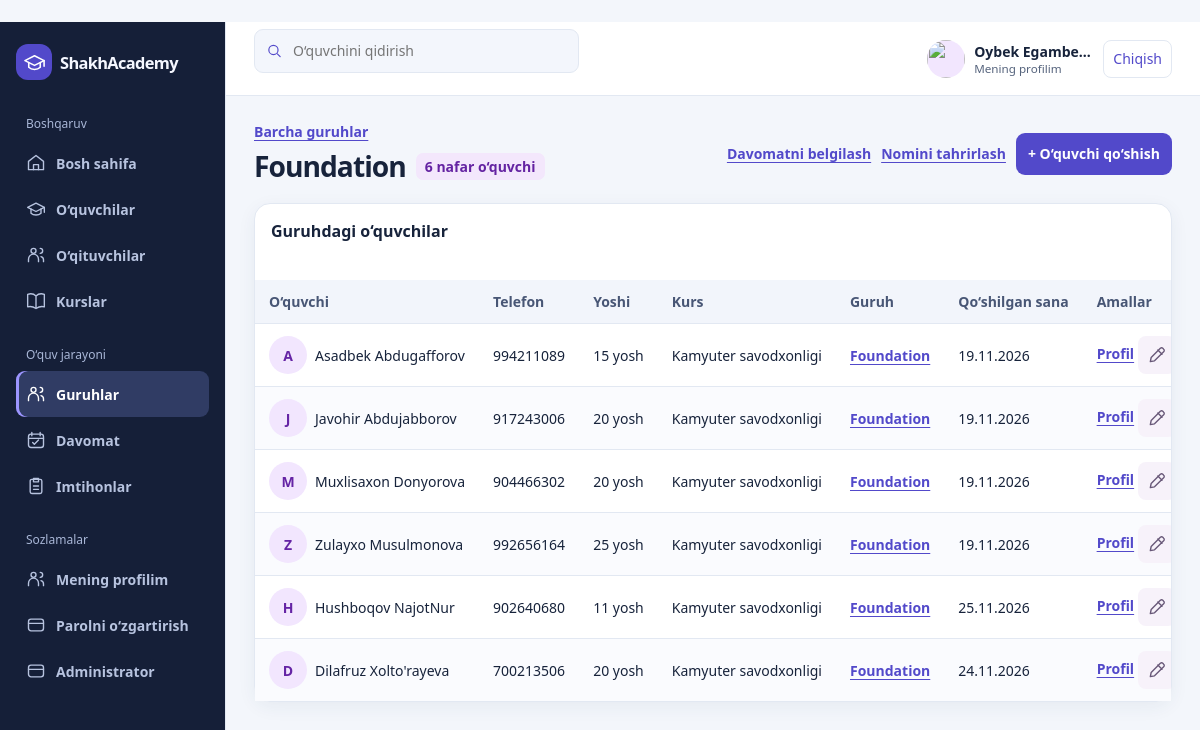
The page /groups/4/ (signed in) on the database its author committed.
### cards/models.py (models this page shows, shortened)
class StudentGroup(models.Model):
    name = models.CharField('Guruh nomi', max_length=100, unique=True)
    class Meta:
        ordering = ('name',)

class Student(models.Model):
    name = models.CharField(max_length=100)
    surname = models.CharField(max_length=100)
    phone = models.CharField(max_length=30)
    age = models.IntegerField()
    course = models.ForeignKey(
        Course,
        on_delete=models.SET_NULL,
        null=True,
        blank=True,
        related_name='students',
    )
    created_at = models.DateTimeField(auto_now_add=True)
    group = models.ForeignKey(
        StudentGroup, on_delete=models.PROTECT, null=True, blank=True,
        related_name='students',
    )
    def __str__(self):
        return f'{self.name} {self.surname}'

class Course(models.Model):
    title = models.CharField(max_length=150)
    description = models.TextField()
    price = models.IntegerField()
    duration = models.CharField(max_length=100)
    def __str__(self):
        return self.title

### cards/views.py (the view)
# urls.py: path('groups/<int:group_id>/', views.group_detail, name='group_detail'),
@login_required
def group_detail(request, group_id):
    group = get_object_or_404(StudentGroup, pk=group_id)
    students = group.students.select_related('course', 'group').order_by('surname', 'name', 'pk')
    return render(request, 'group_detail.html', {'group': group, 'students': students})

### templates/group_detail.html (shortened to what this page needs)
﻿{% extends "base.html" %}
{% block content %}
<div class="page-head">
  <div>
    <a class="panel-link" href="{% url 'group_list' %}">Barcha guruhlar</a>
    <div class="group-card-title group-heading"><h1>{{ group.name }}</h1><span class="badge group-count">{{ students|length }} nafar o‘quvchi</span></div>
  </div>
  <div class="group-actions">
    <a class="panel-link" href="{% url 'attendance' %}?group={{ group.pk }}">Davomatni belgilash</a>
    {% if perms.cards.change_studentgroup %}<a class="panel-link" href="{% url 'group_edit' group.pk %}">Nomini tahrirlash</a>{% endif %}
    {% if perms.cards.add_student %}<a class="button" href="{% url 'group_student_add' group.pk %}">+ O‘quvchi qo‘shish</a>{% endif %}
  </div>
</div>
<section class="panel">
  <div class="panel-head"><h2>Guruhdagi o‘quvchilar</h2></div>
  {% include "student_table.html" %}
</section>
{% endblock %}

### templates/base.html (shortened to what this page needs)
{% load static %}
<!doctype html>
<html lang="uz">
<head>
  <link rel="stylesheet" href="{% static 'cards/crm.css' %}">
</head>
<body>
<div class="shell">
  <aside class="sidebar" id="navigation" tabindex="0" aria-label="Yon menyu">
    <a class="brand" href="{% url 'dashboard' %}"><span class="brand-mark"><svg><use href="#school"/></svg></span> Shakh<span>Academy</span></a>
    <nav aria-label="Asosiy menyu">
      <p class="nav-label">Boshqaruv</p>
      <a class="nav-link {% if request.resolver_match.url_name == 'dashboard' %}active{% endif %}" href="{% url 'dashboard' %}"><svg><use href="#home"/></svg> Bosh sahifa</a>
      <a class="nav-link {% if '/students/' in request.path %}active{% endif %}" href="{% url 'student_list' %}"><svg><use href="#school"/></svg> O‘quvchilar</a>
      <a class="nav-link {% if '/teachers/' in request.path %}active{% endif %}" href="{% url 'teacher_list' %}"><svg><use href="#users"/></svg> O‘qituvchilar</a>
      <a class="nav-link {% if '/courses/' in request.path %}active{% endif %}" href="{% url 'course_list' %}"><svg><use href="#book"/></svg> Kurslar</a>
      <p class="nav-label">O‘quv jarayoni</p>
      <a class="nav-link {% if '/groups/' in request.path %}active{% endif %}" href="{% url 'group_list' %}"><svg><use href="#users"/></svg> Guruhlar</a>
      <a class="nav-link {% if '/attendance/' in request.path %}active{% endif %}" href="{% url 'attendance' %}"><svg><use href="#calendar"/></svg> Davomat</a>
      <a class="nav-link {% if '/exams/' in request.path %}active{% endif %}" href="{% url 'exam_list' %}"><svg><use href="#clipboard"/></svg> Imtihonlar</a>
      <p class="nav-label">Sozlamalar</p>
      <a class="nav-link {% if request.resolver_match.url_name == 'account_profile' %}active{% endif %}" href="{% url 'account_profile' %}"><svg><use href="#users"/></svg> Mening profilim</a>
      <a class="nav-link {% if '/account/password/' in request.path %}active{% endif %}" href="{% url 'password_change' %}"><svg><use href="#settings"/></svg> Parolni o‘zgartirish</a>
      <a class="nav-link" href="{% url 'admin:index' %}"><svg><use href="#settings"/></svg> Administrator</a>
    </nav>
  </aside>
  <div class="main">
    <header class="topbar">
      <form class="search top-search" action="{% url 'student_list' %}">
        <svg><use href="#search"/></svg>
        <input type="search" name="q" value="{{ student_query }}" placeholder="O‘quvchini qidirish" aria-label="O‘quvchini qidirish">
      </form>
      <div class="account-tools">
        <a class="profile" href="{% url 'account_profile' %}" aria-label="Mening profilim">
          {% include "account_avatar.html" %}
          <span><strong>{{ request.user.get_full_name|default:request.user.username }}</strong><small>Mening profilim</small></span>
        </a>
        <form method="post" action="{% url 'logout' %}">{% csrf_token %}<button class="logout-button" type="submit">Chiqish</button></form>
      </div>
    </header>
    <main class="main-scroll" id="main" tabindex="0" aria-label="Asosiy kontent">
      <div class="content">
        {% block content %}{% endblock %}
      </div>
    </main>
  </div>
</div>
</body>
</html>

### templates/student_table.html
﻿<div class="table-wrap" tabindex="0" aria-label="O‘quvchilar jadvali">
  <table>
    <thead><tr><th scope="col">O‘quvchi</th><th scope="col">Telefon</th><th scope="col">Yoshi</th><th scope="col">Kurs</th><th scope="col">Guruh</th><th scope="col">Qo‘shilgan sana</th><th scope="col">Amallar</th></tr></thead>
    <tbody>
      {% for student in students %}
      <tr>
        <td><div class="person"><span class="person-avatar">{{ student.name|first|upper }}</span>{{ student }}</div></td>
        <td>{{ student.phone }}</td>
        <td>{{ student.age }} yosh</td>
        <td>{{ student.course|default:"Biriktirilmagan" }}</td>
        <td>{% if student.group %}<a class="panel-link" href="{% url 'group_detail' student.group_id %}">{{ student.group.name }}</a>{% else %}<span class="muted">Biriktirilmagan</span>{% endif %}</td>
        <td>{{ student.created_at|date:"d.m.Y" }}</td>
        <td><a class="panel-link" href="{% url 'student_detail' student.pk %}">Profil</a> {% include "student_actions.html" %}</td>
      </tr>
      {% empty %}
      <tr><td colspan="7" class="empty">O‘quvchilar topilmadi.</td></tr>
      {% endfor %}
    </tbody>
  </table>
</div>

### templates/student_actions.html (shortened to what this page needs)
﻿<span class="record-actions">
  {% if perms.cards.change_student %}<a class="icon-button" href="{% url 'student_edit' student.pk %}" aria-label="O‘quvchini tahrirlash"><svg aria-hidden="true"><use href="#edit"/></svg></a>{% endif %}
</span>

### rows shown on the page
StudentGroup: name "Foundation"
Student: name|first "A", name+surname "Asadbek Abdugafforov", phone "994211089", age "15", course "Kamyuter savodxonligi", group.name "Foundation", created_at "19.11.2026"
Student: name|first "J", name+surname "Javohir Abdujabborov", phone "917243006", age "20", course "Kamyuter savodxonligi", group.name "Foundation", created_at "19.11.2026"
Student: name|first "M", name+surname "Muxlisaxon Donyorova", phone "904466302", age "20", course "Kamyuter savodxonligi", group.name "Foundation", created_at "19.11.2026"
Student: name|first "Z", name+surname "Zulayxo Musulmonova", phone "992656164", age "25", course "Kamyuter savodxonligi", group.name "Foundation", created_at "19.11.2026"
Student: name|first "H", name+surname "Hushboqov NajotNur", phone "902640680", age "11", course "Kamyuter savodxonligi", group.name "Foundation", created_at "25.11.2026"
Student: name|first "D", name+surname "Dilafruz Xolto'rayeva", phone "700213506", age "20", course "Kamyuter savodxonligi", group.name "Foundation", created_at "24.11.2026"

### other values the page prints
{{ request.user.get_full_name|default:request.user.username }} "Oybek Egambe…"
{{ students|length }} "6"
